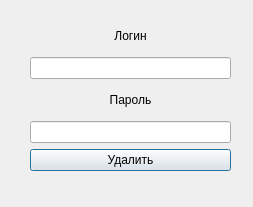
<?xml version="1.0" encoding="UTF-8"?>
<ui version="4.0">
 <class>RemoveUser</class>
 <widget class="QDialog" name="RemoveUser">
  <property name="geometry">
   <rect>
    <x>0</x>
    <y>0</y>
    <width>253</width>
    <height>207</height>
   </rect>
  </property>
  <property name="windowTitle">
   <string>Удаление пользователя</string>
  </property>
  <property name="styleSheet">
   <string notr="true">graund_color: rgb(92, 119, 79)</string>
  </property>
  <widget class="QWidget" name="">
   <property name="geometry">
    <rect>
     <x>30</x>
     <y>20</y>
     <width>201</width>
     <height>151</height>
    </rect>
   </property>
   <layout class="QVBoxLayout" name="verticalLayout_4">
    <item>
     <layout class="QVBoxLayout" name="verticalLayout_3">
      <item>
       <layout class="QVBoxLayout" name="verticalLayout">
        <item>
         <widget class="QLabel" name="label">
          <property name="styleSheet">
           <string notr="true">graund_color: rgb(119, 118, 123)</string>
          </property>
          <property name="text">
           <string>Логин</string>
          </property>
          <property name="alignment">
           <set>Qt::AlignCenter</set>
          </property>
         </widget>
        </item>
        <item>
         <widget class="QLineEdit" name="login">
          <property name="styleSheet">
           <string notr="true"/>
          </property>
          <property name="text">
           <string/>
          </property>
         </widget>
        </item>
       </layout>
      </item>
      <item>
       <layout class="QVBoxLayout" name="verticalLayout_2">
        <item>
         <widget class="QLabel" name="label_2">
          <property name="styleSheet">
           <string notr="true">graund_color: rgb(119, 118, 123)</string>
          </property>
          <property name="text">
           <string>Пароль</string>
          </property>
          <property name="alignment">
           <set>Qt::AlignCenter</set>
          </property>
         </widget>
        </item>
        <item>
         <widget class="QLineEdit" name="password">
          <property name="styleSheet">
           <string notr="true"/>
          </property>
          <property name="text">
           <string/>
          </property>
         </widget>
        </item>
       </layout>
      </item>
     </layout>
    </item>
    <item>
     <widget class="QPushButton" name="pushButton">
      <property name="text">
       <string>Удалить</string>
      </property>
     </widget>
    </item>
   </layout>
  </widget>
 </widget>
 <resources/>
 <connections/>
</ui>
